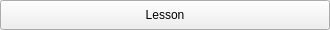
<?xml version="1.0" encoding="UTF-8"?>
<ui version="4.0">
 <class>Lesson</class>
 <widget class="QWidget" name="Lesson">
  <property name="geometry">
   <rect>
    <x>0</x>
    <y>0</y>
    <width>330</width>
    <height>30</height>
   </rect>
  </property>
  <property name="sizePolicy">
   <sizepolicy hsizetype="Preferred" vsizetype="Fixed">
    <horstretch>0</horstretch>
    <verstretch>0</verstretch>
   </sizepolicy>
  </property>
  <property name="minimumSize">
   <size>
    <width>0</width>
    <height>30</height>
   </size>
  </property>
  <property name="maximumSize">
   <size>
    <width>16777215</width>
    <height>30</height>
   </size>
  </property>
  <property name="windowTitle">
   <string>Form</string>
  </property>
  <layout class="QVBoxLayout" name="verticalLayout">
   <property name="spacing">
    <number>0</number>
   </property>
   <property name="leftMargin">
    <number>0</number>
   </property>
   <property name="topMargin">
    <number>0</number>
   </property>
   <property name="rightMargin">
    <number>0</number>
   </property>
   <property name="bottomMargin">
    <number>0</number>
   </property>
   <item>
    <widget class="QPushButton" name="btn">
     <property name="sizePolicy">
      <sizepolicy hsizetype="Expanding" vsizetype="Expanding">
       <horstretch>0</horstretch>
       <verstretch>0</verstretch>
      </sizepolicy>
     </property>
     <property name="focusPolicy">
      <enum>Qt::NoFocus</enum>
     </property>
     <property name="text">
      <string>Lesson</string>
     </property>
     <property name="checkable">
      <bool>true</bool>
     </property>
    </widget>
   </item>
  </layout>
 </widget>
 <resources/>
 <connections/>
</ui>
